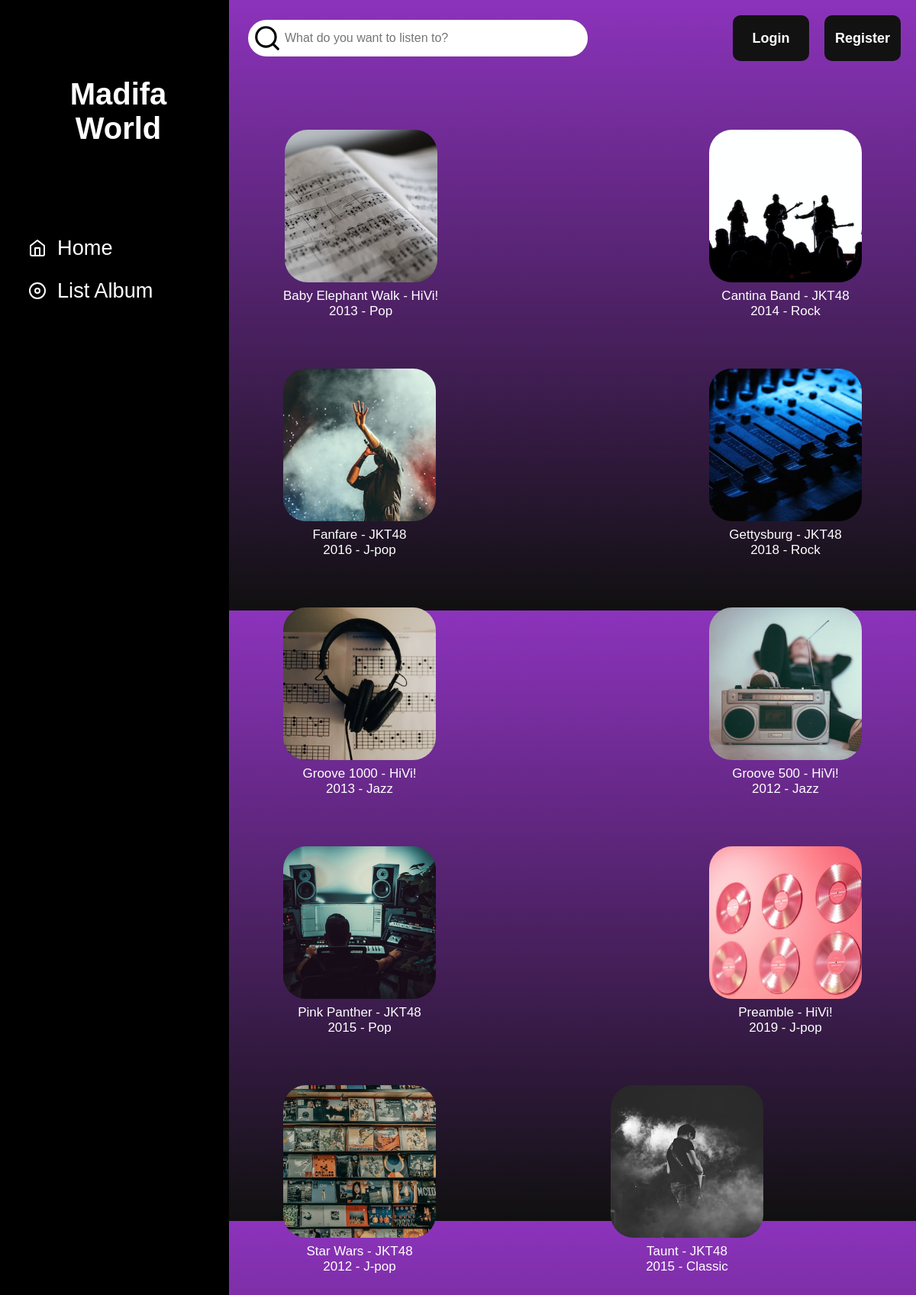
The page / on the database its author committed.
### tables this page shows
CREATE TABLE `song` (
  `song_id` int NOT NULL AUTO_INCREMENT,
  `judul` char(64) NOT NULL,
  `penyanyi` char(128) DEFAULT NULL,
  `tanggal_terbit` date NOT NULL,
  `genre` char(64) DEFAULT NULL,
  `duration` int NOT NULL,
  `audio_path` char(255) NOT NULL,
  `image_path` char(255) DEFAULT NULL,
  `album_id` int DEFAULT NULL,
  PRIMARY KEY (`song_id`),
  KEY `album_id` (`album_id`),
  CONSTRAINT `song_ibfk_1` FOREIGN KEY (`album_id`) REFERENCES `album` (`album_id`)
);

### src/core/Controller.php (called while the page is built, shortened)
<?php
abstract class Controller {
    protected function view(string $view, array $data = []): void {
        require_once "pages/" . $view . ".php";
    }
}
?>

### src/controllers/HomeController.php (called while the page is built, shortened)
<?php
require_once "core/Controller.php";
require_once "models/SongModel.php";
class HomeController extends Controller {
    public function showHomePage() {
        $song = new SongModel();
        $songs = $song->getSongHomePage();
        $this->view("home", [
            "songs" => $songs
        ]);
    }
}
?>

### src/index.php (called while the page is built, shortened)
<?php
require_once "core/Router.php";
$router = new Router();
$router->handleRequest();
?>

### src/pages/components/dependenciesIncluder.php (called while the page is built)
<?php
    require_once "./utils/Getter.php";
    function addHeaderNavDependencies() {
        dependenciesGenerator([], ["../style/global.css", "../style/home.css"]);
    }
?>

### src/core/Database.php (called while the page is built, shortened)
<?php
class Database {
    private $host = "db";
    private $user = "root";
    private $pass = "";
    private $dbName = "madifa-world";
    private PDO $dbConnection;
    private PDOStatement|false $statement;
    public function __construct() {
        try {
            $this->dbConnection = new PDO("mysql:host=" . $this->host . ";dbname=" . $this->dbName, $this->user, $this->pass);
            $this->dbConnection->setAttribute(PDO::ATTR_ERRMODE, PDO::ERRMODE_EXCEPTION);
        } catch (PDOException $e) {
            http_response_code(500);
            die();
        }
    }
    public function prepare(string $query) {
        $this->statement = $this->dbConnection->prepare($query);
    }
    public function fetchAll() {
        $this->statement->execute();
        return $this->statement->fetchAll(PDO::FETCH_ASSOC);
    }
}
?>

### src/models/SongModel.php (called while the page is built, shortened)
<?php
require_once "core/Database.php";
class SongModel {
    private Database $db;
    public function __construct()
    {
        $this->db = new Database();
    }
    public function getSongHomePage()
    {
        $query = "SELECT *
            FROM (SELECT song_id, judul, YEAR(tanggal_terbit) as tahun_terbit, penyanyi, genre, image_path
            FROM song
            ORDER BY tanggal_terbit DESC
            LIMIT 10) as s
            ORDER BY judul ASC";
        $this->db->prepare($query);
        $data = $this->db->fetchAll();
        return $data;
    }
}

### src/pages/home.php (the view, shortened to what this page needs)
<!DOCTYPE html>
<html lang="en">
<head>
    <?php
        require_once "components/dependenciesIncluder.php";
        addHeaderNavDependencies();
    ?>
</head>
<body>
    <?php
        require_once "components/headernav.php";
    ?>
    <div class="contents">
        <table class="song-lists" id="song-lists">
            <tbody id="dynamic-song-container">
                <div class=row>
                <?php $data["songs"][0]["judul"];
                    foreach ($data["songs"] as $song) {
                        $image = "<img src='/storage/" . $song["image_path"] . "' height= 200px width= 200px>";
                        echo '<a href="/songs/' . (string)$song["song_id"] . '">';
                        echo '<div class=column>';
                        echo $image;
                        echo '<div class="font-song">';
                        echo $song["judul"];
                        echo " - ";
                        echo $song['penyanyi'];
                        echo "<br>";
                        echo $song["tahun_terbit"];
                        echo " - ";
                        echo $song['genre'];
                        echo '</div>';
                        echo '</div>';
                        echo '</a>';
                    }
                ?>
                </div>
            </tbody>
        </table>
    </div>
</body>
</html>

### src/core/Router.php (shortened to what this page needs)
<?php
class Router {
    function handleRequest(): void {
        $path = "";
        $method = $_SERVER["REQUEST_METHOD"];
        foreach(glob("routes/*.php") as $fileRoute) {
            if ((new ("src\\routes\\" . $className)())->handleRoute($method, $path)) $handlerFound = true;
        }
    }
}
?>

### src/core/Routes.php (shortened to what this page needs)
<?php
abstract class Routes {
    private array $routes;
    public function __construct() {
        $this->routes = array(
            "GET" => array(),
            "POST" => array(),
            "PUT" => array(),
            "PATCH" => array(),
            "DELETE" => array()
        );
    }
    public function handleRoute(string $method, string $path): bool {
        $foundMatch = false;
        foreach($this->routes[$method] as $routePath => $handler) {
            if (preg_match("/^" . str_replace("/", "\/", $routePath) . "$/", $path, $matches)) {
                $foundMatch = true;
                $handler = $this->routes[$method][$routePath];
                $functionName = $handler["function"];
                $controller = new ("\\src\\controllers\\" . $controllerName)();
                $data = [];
                try {
                    call_user_func_array([$controller, $functionName], $data);
                }
                catch (Error $e) {
                    die($e->getMessage());
                }
            }
        }
        return $foundMatch;
    }
    protected function get(string $path, string $controller, string $function): void {
        $this->routes["GET"][$path] = array(
            "controller" => $controller,
            "function" => $function
        );
    }
    protected function post(string $path, string $controller, string $function): void {
        $this->routes["POST"][$path] = array(
            "controller" => $controller,
            "function" => $function
        );
    }
    protected function put(string $path, string $controller, string $function): void {
        $this->routes["PUT"][$path] = array(
            "controller" => $controller,
            "function" => $function
        );
    }
    protected function patch(string $path, string $controller, string $function): void {
        $this->routes["PATCH"][$path] = array(
            "controller" => $controller,
            "function" => $function
        );
    }
    protected function delete(string $path, string $controller, string $function): void {
        $this->routes["DELETE"][$path] = array(
            "controller" => $controller,
            "function" => $function
        );
    }
}
?>

### src/utils/Getter.php (shortened to what this page needs)
<?php
    function stylesheetGenerator($stylesheet_directory) {
        echo "<link rel='stylesheet' href=" . $stylesheet_directory . ">";
    }
    function dependenciesGenerator($script_directories, $stylesheet_directories) {
        foreach($stylesheet_directories as $dir) {
            stylesheetGenerator($dir);
        }
    }
?>

### src/pages/components/headernav.php (shortened to what this page needs)
<?php
    $isLoggedIn = isset($_SESSION["loggedInUser"]);
    $userType = !$isLoggedIn ? "" : ($_SESSION["isAdmin"] ? "Admin" : "User");
?>
<nav>
    <a class="blueSound-anchor center">
        <h1>Madifa World</h1>
    </a>
    <div class="menu-options">
        <a class="menu" href="/">
            <img src="../storage/propertiesImage/home.svg" alt="search-icon">
            <p>Home</p>
        </a>
        <a class="menu" href="/albums">
            <img src="../storage/propertiesImage/disc.svg" alt="album-icon">
            <p>List Album</p>
        </a>
    </div>
</nav>
<header class="flex-justify-between">
    <div class="search-bar">
        <img class="search-icon center" src="../storage/propertiesImage/search.svg" alt="search-icon">
        <form class="search-input-form center" id="song-search-form" method="get" action="/songs">
            <input class="search-input" type="text" name="searchkey" id="song-search" placeholder="What do you want to listen to?">
        </form>
    </div>
    <div id="header-auth-div">
        <?php if ($isLoggedIn): ?>
            <?php $greet = "<h3> Hello, ".$_SESSION["loggedInUser"]. " (" . $userType .")" ."</h3>"; ?>
            <div class="account-bar center">
                <h2><?php echo $greet?></h2>
            </div>
            <form method="post" action="/logout">
                <input type="submit" class="header-auth-button" value="Logout" name="logout"/>
            </form>
        <?php else: ?>
            <form method="get" action="/login">
                <input type="submit" class="header-auth-button" value="Login"/>
            </form>
            <form method="get" action="/register">
                <input type="submit" class="header-auth-button" value="Register"/>
            </form>
        <?php endif; ?>
    </div>
</header>

### src/style/global.css (style rules this page uses)
html, body { font-family: 'circular', 'Montserrat', sans-serif; }
* { box-sizing: border-box; margin: 0; padding: 0; }
button, input, optgroup, select, textarea { font-family: inherit; font-size: 100%; font-weight: inherit; line-height: inherit; color: inherit; margin: 0; padding: 0; }
button, button:focus, input, input:focus { border: 0; outline: 0; }
a { color: inherit; text-decoration: inherit; }
.center { display: flex; justify-content: center; align-items: center; text-align: center; }
.flex-justify-between { display: flex; justify-content: space-between; align-items: center; }
nav { display: flex; flex-direction: column; color: #ffffff; background: #000000; }
.menu-options { margin-left: 10%; font-size: 1.2rem; }
.menu { display: flex; margin: 10px 0; }
.menu > * { padding: 5px; margin: 2px; }
header { grid-row: 1 / 3; grid-column: 5 / 20; padding: 2px 5px; }
header > * { height: 75%; border-radius: 30px; margin: auto 5px; }
#header-auth-div { display: flex; justify-content: center; align-items: center; }
.header-auth-button { font-size: large; width: 100px; height: 60px; border-radius: 10px; display: flex; align-items: center; justify-content: center; flex-direction: column; background: #121212; color: #ffffff; padding: 10px; margin: 10px; font-weight: bold; transition: transform .2s; }
.search-icon { width: 10%; padding: 1px 3px; }
.search-input-form { width: 85%; }
.search-input, .search-input:focus { border: 0; outline: 0; width: 100%; padding: 1px; }
* { padding: 0%; margin: 0%; box-sizing: border-box; }
body { width: 100%; height: 100vh; background: linear-gradient(#3395bc, #101010); font-family: 'Gotham'; }
header { width: 100%; height: 100%; display: flex; }
.contents { position: absolute; padding: 20px; top: 100px; left: 300px; width: calc(100% - 300px); display: flex; flex-direction: column; align-items: center; }

### src/style/home.css (style rules this page uses)
* { padding: 0%; margin: 0%; box-sizing: border-box; }
body { width: 100%; height: 100vh; background-color: rgb(98, 34, 162); font-family: 'Gotham'; }
nav { position:fixed; top: 0; left: 0; width: 300px; height: 100%; display: flex; flex-direction: column; color: #ffffff; background: #000000; }
body { width: 100%; height: 100vh; background: linear-gradient(#8c33bc, #101010); background-color: rgb(98, 34, 162); font-family: 'Gotham'; }
header { position: fixed; top: 0; left: 300px; width: calc(100% - 300px); height: 100px; display: flex; padding: 2px 5px; z-index: 1; }
.blueSound-anchor { margin: 1px auto; padding: 100px 0; width: 75%; font-size: xx-large; }
.menu-options { font-size: 1.7rem; }
* { box-sizing: border-box; }
body { margin: 0; font-family: Arial; }
.column img { margin-top: 12px; }
.row:after { content: ""; display: table; clear: both; }
.row { display: flex; flex-wrap: wrap; padding: 0 1px; flex-grow: 1; justify-content: space-between; }
.column { padding: 15px 50px; color:white; margin-top: 20px; text-align: center; }
.column img { margin-top: 15px; vertical-align: middle; border-radius: 15%; }
.font-song { margin-top: 8px; font-size: 17px; color: white; }
h1 { font-size: 2.5rem; color: white; margin-left: 10px; }
.song-lists { width: 320%; text-align: center; margin-left: 80px; color: white; font-size: 1em; }
.search-bar { width: 50%; height: 50%; background: #ffffff; margin: auto 20px; padding: 3px; display: flex; flex-direction: row; }

### rows shown on the page
song: image_path (picture), judul "Baby Elephant Walk", penyanyi "HiVi!", tahun_terbit "2013", genre "Pop"
song: image_path (picture), judul "Cantina Band", penyanyi "JKT48", tahun_terbit "2014", genre "Rock"
song: image_path (picture), judul "Fanfare", penyanyi "JKT48", tahun_terbit "2016", genre "J-pop"
song: image_path (picture), judul "Gettysburg", penyanyi "JKT48", tahun_terbit "2018", genre "Rock"
song: image_path (picture), judul "Groove 1000", penyanyi "HiVi!", tahun_terbit "2013", genre "Jazz"
song: image_path (picture), judul "Groove 500", penyanyi "HiVi!", tahun_terbit "2012", genre "Jazz"
song: image_path (picture), judul "Pink Panther", penyanyi "JKT48", tahun_terbit "2015", genre "Pop"
song: image_path (picture), judul "Preamble", penyanyi "HiVi!", tahun_terbit "2019", genre "J-pop"
song: image_path (picture), judul "Star Wars", penyanyi "JKT48", tahun_terbit "2012", genre "J-pop"
song: image_path (picture), judul "Taunt", penyanyi "JKT48", tahun_terbit "2015", genre "Classic"
